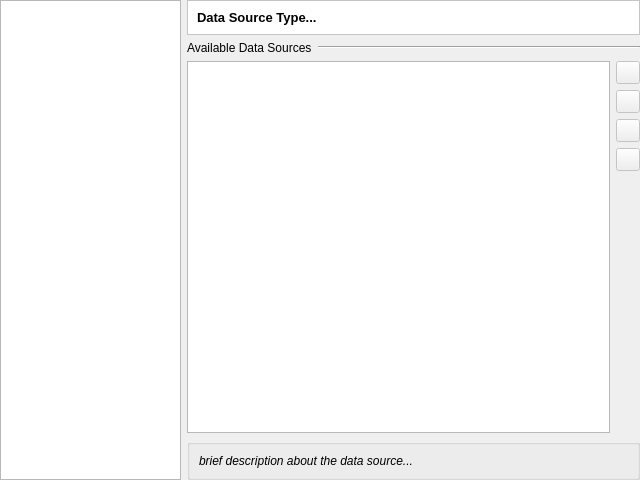
<?xml version="1.0" encoding="UTF-8"?>
<ui version="4.0">
 <class>DataSourceSelectorWidgetForm</class>
 <widget class="QWidget" name="DataSourceSelectorWidgetForm">
  <property name="geometry">
   <rect>
    <x>0</x>
    <y>0</y>
    <width>640</width>
    <height>480</height>
   </rect>
  </property>
  <property name="windowTitle">
   <string>Form</string>
  </property>
  <layout class="QVBoxLayout" name="verticalLayout">
   <property name="margin">
    <number>0</number>
   </property>
   <item>
    <layout class="QHBoxLayout" name="m_mainLayout" stretch="2,5">
     <property name="spacing">
      <number>6</number>
     </property>
     <item>
      <widget class="QListWidget" name="m_datasourceTypeListWidget">
       <property name="enabled">
        <bool>true</bool>
       </property>
       <property name="sizePolicy">
        <sizepolicy hsizetype="Preferred" vsizetype="Preferred">
         <horstretch>0</horstretch>
         <verstretch>0</verstretch>
        </sizepolicy>
       </property>
       <property name="minimumSize">
        <size>
         <width>0</width>
         <height>0</height>
        </size>
       </property>
       <property name="maximumSize">
        <size>
         <width>16777215</width>
         <height>16777215</height>
        </size>
       </property>
       <property name="font">
        <font>
         <weight>75</weight>
         <bold>true</bold>
        </font>
       </property>
       <property name="lineWidth">
        <number>1</number>
       </property>
       <property name="midLineWidth">
        <number>0</number>
       </property>
       <property name="verticalScrollBarPolicy">
        <enum>Qt::ScrollBarAsNeeded</enum>
       </property>
       <property name="autoScroll">
        <bool>false</bool>
       </property>
       <property name="editTriggers">
        <set>QAbstractItemView::DoubleClicked|QAbstractItemView::EditKeyPressed|QAbstractItemView::SelectedClicked</set>
       </property>
       <property name="iconSize">
        <size>
         <width>24</width>
         <height>24</height>
        </size>
       </property>
       <property name="resizeMode">
        <enum>QListView::Fixed</enum>
       </property>
       <property name="viewMode">
        <enum>QListView::ListMode</enum>
       </property>
       <property name="sortingEnabled">
        <bool>true</bool>
       </property>
      </widget>
     </item>
     <item>
      <widget class="QFrame" name="frame">
       <property name="frameShape">
        <enum>QFrame::NoFrame</enum>
       </property>
       <property name="frameShadow">
        <enum>QFrame::Plain</enum>
       </property>
       <layout class="QVBoxLayout" name="verticalLayout_4" stretch="0,0,1,0">
        <property name="margin">
         <number>0</number>
        </property>
        <item>
         <widget class="QFrame" name="frame_2">
          <property name="styleSheet">
           <string notr="true">QWidget { background: white }</string>
          </property>
          <property name="frameShape">
           <enum>QFrame::StyledPanel</enum>
          </property>
          <property name="frameShadow">
           <enum>QFrame::Sunken</enum>
          </property>
          <layout class="QVBoxLayout" name="verticalLayout_5">
           <item>
            <widget class="QLabel" name="m_datasourceTypeTitleLabel">
             <property name="font">
              <font>
               <pointsize>10</pointsize>
               <weight>75</weight>
               <bold>true</bold>
              </font>
             </property>
             <property name="text">
              <string>Data Source Type...</string>
             </property>
            </widget>
           </item>
          </layout>
         </widget>
        </item>
        <item>
         <layout class="QHBoxLayout" name="horizontalLayout_4" stretch="0,1">
          <item>
           <widget class="QLabel" name="label">
            <property name="text">
             <string>Available Data Sources</string>
            </property>
            <property name="buddy">
             <cstring>m_datasourceListWidget</cstring>
            </property>
           </widget>
          </item>
          <item>
           <widget class="Line" name="line_2">
            <property name="orientation">
             <enum>Qt::Horizontal</enum>
            </property>
           </widget>
          </item>
         </layout>
        </item>
        <item>
         <layout class="QHBoxLayout" name="horizontalLayout">
          <item>
           <widget class="QListWidget" name="m_datasourceListWidget">
            <property name="alternatingRowColors">
             <bool>true</bool>
            </property>
            <property name="selectionMode">
             <enum>QAbstractItemView::MultiSelection</enum>
            </property>
            <property name="sortingEnabled">
             <bool>true</bool>
            </property>
           </widget>
          </item>
          <item>
           <layout class="QVBoxLayout" name="verticalLayout_2">
            <item>
             <widget class="QToolButton" name="m_addDataSourceToolButton">
              <property name="enabled">
               <bool>false</bool>
              </property>
              <property name="toolTip">
               <string>Add a new data source to the system</string>
              </property>
              <property name="text">
               <string/>
              </property>
             </widget>
            </item>
            <item>
             <widget class="QToolButton" name="m_removeDataSourceToolButton">
              <property name="enabled">
               <bool>false</bool>
              </property>
              <property name="toolTip">
               <string>Remove the data source from the list of registered ones</string>
              </property>
              <property name="text">
               <string/>
              </property>
             </widget>
            </item>
            <item>
             <widget class="QToolButton" name="m_editDataSourceToolButton">
              <property name="enabled">
               <bool>false</bool>
              </property>
              <property name="toolTip">
               <string>Edit data source information</string>
              </property>
              <property name="text">
               <string/>
              </property>
             </widget>
            </item>
            <item>
             <widget class="QToolButton" name="m_createDataSourceToolButton">
              <property name="enabled">
               <bool>false</bool>
              </property>
              <property name="toolTip">
               <string>Create a new empty data source and register it in the system</string>
              </property>
              <property name="text">
               <string/>
              </property>
             </widget>
            </item>
            <item>
             <spacer name="verticalSpacer">
              <property name="orientation">
               <enum>Qt::Vertical</enum>
              </property>
              <property name="sizeHint" stdset="0">
               <size>
                <width>20</width>
                <height>40</height>
               </size>
              </property>
             </spacer>
            </item>
           </layout>
          </item>
         </layout>
        </item>
        <item>
         <widget class="QGroupBox" name="groupBox">
          <property name="title">
           <string/>
          </property>
          <layout class="QVBoxLayout" name="verticalLayout_3">
           <item>
            <widget class="QLabel" name="m_datasourceDescriptionLabel">
             <property name="font">
              <font>
               <italic>true</italic>
              </font>
             </property>
             <property name="text">
              <string>brief description about the data source...</string>
             </property>
             <property name="alignment">
              <set>Qt::AlignLeading|Qt::AlignLeft|Qt::AlignTop</set>
             </property>
             <property name="wordWrap">
              <bool>true</bool>
             </property>
            </widget>
           </item>
          </layout>
         </widget>
        </item>
       </layout>
      </widget>
     </item>
    </layout>
   </item>
  </layout>
 </widget>
 <tabstops>
  <tabstop>m_datasourceTypeListWidget</tabstop>
  <tabstop>m_datasourceListWidget</tabstop>
  <tabstop>m_addDataSourceToolButton</tabstop>
  <tabstop>m_removeDataSourceToolButton</tabstop>
  <tabstop>m_editDataSourceToolButton</tabstop>
  <tabstop>m_createDataSourceToolButton</tabstop>
 </tabstops>
 <resources/>
 <connections/>
</ui>
